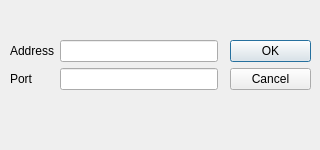
<?xml version="1.0" encoding="UTF-8"?>
<ui version="4.0">
 <class>JDlgNewServer</class>
 <widget class="QDialog" name="JDlgNewServer">
  <property name="geometry">
   <rect>
    <x>0</x>
    <y>0</y>
    <width>320</width>
    <height>150</height>
   </rect>
  </property>
  <property name="minimumSize">
   <size>
    <width>320</width>
    <height>150</height>
   </size>
  </property>
  <property name="maximumSize">
   <size>
    <width>320</width>
    <height>150</height>
   </size>
  </property>
  <property name="windowTitle">
   <string>Add New Server</string>
  </property>
  <widget class="QDialogButtonBox" name="buttonBox">
   <property name="geometry">
    <rect>
     <x>230</x>
     <y>40</y>
     <width>81</width>
     <height>241</height>
    </rect>
   </property>
   <property name="orientation">
    <enum>Qt::Vertical</enum>
   </property>
   <property name="standardButtons">
    <set>QDialogButtonBox::Cancel|QDialogButtonBox::Ok</set>
   </property>
  </widget>
  <widget class="QWidget" name="">
   <property name="geometry">
    <rect>
     <x>10</x>
     <y>40</y>
     <width>208</width>
     <height>62</height>
    </rect>
   </property>
   <layout class="QFormLayout" name="formLayout">
    <item row="0" column="0">
     <widget class="QLabel" name="lab_address">
      <property name="text">
       <string>Address</string>
      </property>
     </widget>
    </item>
    <item row="0" column="1">
     <widget class="QLineEdit" name="edt_address"/>
    </item>
    <item row="1" column="0">
     <widget class="QLabel" name="lab_port">
      <property name="text">
       <string>Port</string>
      </property>
     </widget>
    </item>
    <item row="1" column="1">
     <widget class="QLineEdit" name="edt_port"/>
    </item>
   </layout>
  </widget>
 </widget>
 <resources/>
 <connections>
  <connection>
   <sender>buttonBox</sender>
   <signal>accepted()</signal>
   <receiver>JDlgNewServer</receiver>
   <slot>accept()</slot>
   <hints>
    <hint type="sourcelabel">
     <x>248</x>
     <y>254</y>
    </hint>
    <hint type="destinationlabel">
     <x>157</x>
     <y>274</y>
    </hint>
   </hints>
  </connection>
  <connection>
   <sender>buttonBox</sender>
   <signal>rejected()</signal>
   <receiver>JDlgNewServer</receiver>
   <slot>reject()</slot>
   <hints>
    <hint type="sourcelabel">
     <x>316</x>
     <y>260</y>
    </hint>
    <hint type="destinationlabel">
     <x>286</x>
     <y>274</y>
    </hint>
   </hints>
  </connection>
 </connections>
</ui>
